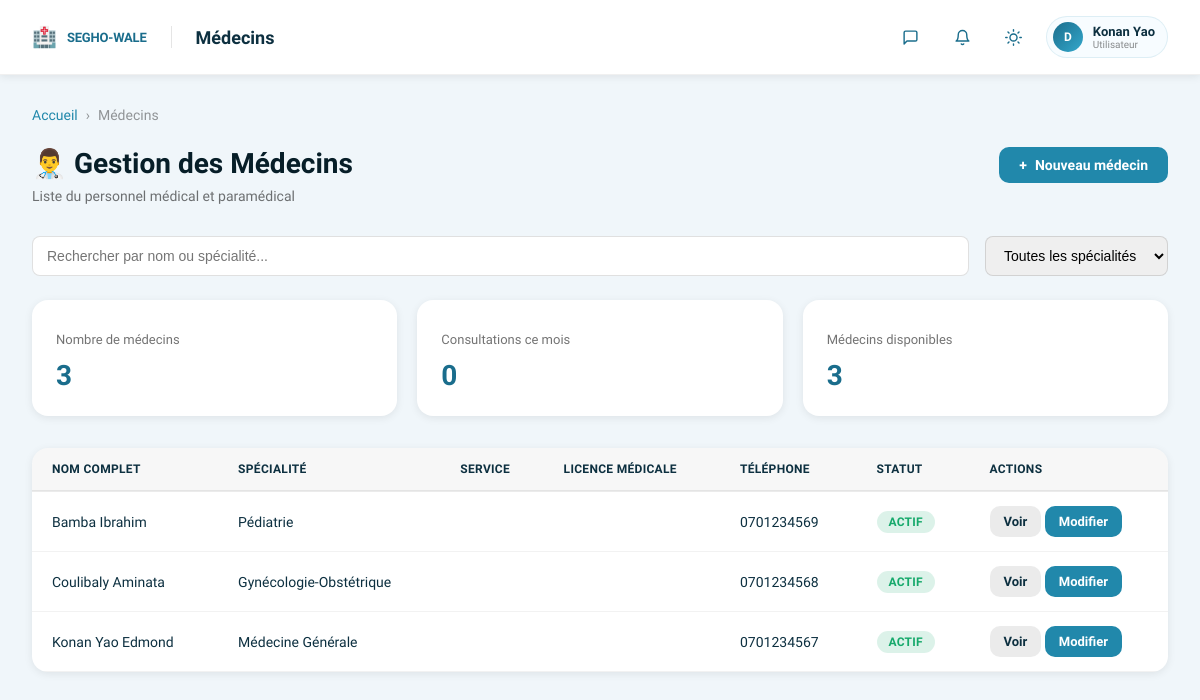
The app's page /medecins/ (signed in) with its own data.
### medecins/models.py (models this page shows, shortened)
class Medecin(models.Model):
    user = models.OneToOneField(User, on_delete=models.SET_NULL, null=True, blank=True)
    matricule = models.CharField(max_length=20, unique=True)
    nom = models.CharField(max_length=100)
    prenoms = models.CharField(max_length=200)
    specialite = models.ForeignKey(Specialite, on_delete=models.SET_NULL, null=True)
    telephone = models.CharField(max_length=20)
    email = models.EmailField(blank=True)
    ordre_medecin = models.CharField(max_length=50, blank=True)
    taux_honoraire = models.DecimalField(max_digits=10, decimal_places=2, default=0)
    actif = models.BooleanField(default=True)
    date_creation = models.DateTimeField(auto_now_add=True)
    class Meta:
        verbose_name = "Médecin"
        ordering = ['nom']

class Specialite(models.Model):
    nom = models.CharField(max_length=100)
    code = models.CharField(max_length=20, unique=True)
    description = models.TextField(blank=True)
    def __str__(self): return self.nom
    class Meta: verbose_name = "Spécialité"

### core/views.py (the view)
# urls.py: path('medecins/', views.medecins_list, name='medecins_list'),
@login_required(login_url='login')
def medecins_list(request):
    from medecins.models import Medecin
    from django.core.paginator import Paginator
    medecins = Medecin.objects.all().order_by('nom')
    paginator = Paginator(medecins, 25)
    page_number = request.GET.get('page')
    page_obj = paginator.get_page(page_number)
    stats = {'total': Medecin.objects.count(), 'consultations_mois': 0, 'disponibles': Medecin.objects.count()}
    breadcrumb = [{'title': 'Accueil', 'url': '/'}, {'title': 'Médecins'}]
    return render(request, 'medecins/list.html', {'page_obj': page_obj, 'stats': stats, 'breadcrumb': breadcrumb})

### modules_permissions/context_processors.py (called while the page is built)
def user_modules(request):
    if not request.user.is_authenticated:
        return {'user_modules': [], 'user_module_codes': set()}
    modules = get_user_modules(request.user)
    codes = set(modules.values_list('code', flat=True))
    return {
        'user_modules': modules,
        'user_module_codes': codes,
    }

### modules_permissions/models.py (called while the page is built)
def get_user_modules(user):
    if user.is_superuser:
        return Module.objects.filter(is_active=True)
    group_module_ids = set(
        GroupModule.objects.filter(group__in=user.groups.all())
        .values_list('module_id', flat=True)
    )
    grants = set(
        UserModuleOverride.objects.filter(user=user, override_type='grant')
        .values_list('module_id', flat=True)
    )
    revokes = set(
        UserModuleOverride.objects.filter(user=user, override_type='revoke')
        .values_list('module_id', flat=True)
    )
    allowed_ids = (group_module_ids | grants) - revokes
    return Module.objects.filter(id__in=allowed_ids, is_active=True).order_by('order', 'name')

### templates/medecins/list.html (shortened to what this page needs)
{% extends 'medecins/base.html' %}
{% block content %}
<div class="page-header">
    <div class="page-header-left">
        <h1>👨‍⚕️ Gestion des Médecins</h1>
        <p>Liste du personnel médical et paramédical</p>
    </div>
    <div class="page-header-right">
        <a href="/admin/medecins/medecin/add/" class="btn btn-primary">
            <span>+</span> Nouveau médecin
        </a>
    </div>
</div>
<div style="display: flex; gap: 16px; margin-bottom: 24px;">
    <input type="text" placeholder="Rechercher par nom ou spécialité..." style="flex: 1; padding: 10px 14px; border: 1px solid rgba(0,0,0,0.12); border-radius: 8px; font-size: 14px;">
    <select style="padding: 10px 14px; border: 1px solid rgba(0,0,0,0.12); border-radius: 8px; font-size: 14px;">
        <option>Toutes les spécialités</option>
    </select>
</div>
<div class="grid">
    <div class="card">
        <p class="card-meta">Nombre de médecins</p>
        <div class="card-stat">{{ stats.total }}</div>
    </div>
    <div class="card">
        <p class="card-meta">Consultations ce mois</p>
        <div class="card-stat">{{ stats.consultations_mois }}</div>
    </div>
    <div class="card">
        <p class="card-meta">Médecins disponibles</p>
        <div class="card-stat">{{ stats.disponibles }}</div>
    </div>
</div>
<div class="table-container">
    <table>
        <thead>
            <tr>
                <th>Nom Complet</th>
                <th>Spécialité</th>
                <th>Service</th>
                <th>Licence Médicale</th>
                <th>Téléphone</th>
                <th>Statut</th>
                <th>Actions</th>
            </tr>
        </thead>
        <tbody>
            {% for medecin in page_obj %}
            <tr>
                <td>{{ medecin.nom }} {{ medecin.prenoms }}</td>
                <td>{{ medecin.specialite }}</td>
                <td>{{ medecin.service }}</td>
                <td>{{ medecin.numero_ordre }}</td>
                <td>{{ medecin.telephone }}</td>
                <td>
                    <span class="badge badge-success">Actif</span>
                </td>
                <td>
                    <a href="/admin/medecins/medecin/{{ medecin.id }}/change/" class="btn btn-secondary btn-small">Voir</a>
                    <a href="/admin/medecins/medecin/{{ medecin.id }}/change/" class="btn btn-primary btn-small">Modifier</a>
                </td>
            </tr>
            {% empty %}
            <tr>
                <td colspan="7" style="text-align: center; padding: 40px; color: rgba(0,0,0,0.4);">
                    Aucun médecin enregistré
                </td>
            </tr>
            {% endfor %}
        </tbody>
    </table>
</div>
{% endblock %}

### templates/base.html (shortened to what this page needs)
<!DOCTYPE html>
<html lang="fr">
<head>
</head>
<body>
    <div class="main">
        <div class="topbar">
        <div class="topbar-left">
            <a href="/" style="text-decoration:none;display:flex;align-items:center;gap:10px;flex-shrink:0;">
                <span style="font-size:20px;">🏥</span>
                <span style="font-size:13px;font-weight:800;color:var(--teal-600);letter-spacing:-0.2px;">SEGHO-WALE</span>
            </a>
            <div class="topbar-title">{% block topbar_title %}{% endblock %}</div>
        </div>
        <div class="topbar-right">
            <button class="icon-btn" title="Messagerie">
                <svg width="17" height="17" viewBox="0 0 24 24" fill="none" stroke="currentColor" stroke-width="2" stroke-linecap="round" stroke-linejoin="round">
                    <path d="M21 15a2 2 0 0 1-2 2H7l-4 4V5a2 2 0 0 1 2-2h14a2 2 0 0 1 2 2z"/>
                </svg>
            </button>
            <button class="icon-btn" title="Notifications">
                <svg width="17" height="17" viewBox="0 0 24 24" fill="none" stroke="currentColor" stroke-width="2" stroke-linecap="round" stroke-linejoin="round">
                    <path d="M18 8A6 6 0 0 0 6 8c0 7-3 9-3 9h18s-3-2-3-9"/>
                    <path d="M13.73 21a2 2 0 0 1-3.46 0"/>
                </svg>
            </button>
            <button class="theme-toggle" id="theme-toggle" title="Thème sombre / clair">
            </button>
            {% if user.is_authenticated %}
            <div class="user-chip">
                <div class="user-avatar">{{ user.username|first|upper }}</div>
                <div class="user-info">
                    <div class="uname">{{ user.get_full_name|default:user.username }}</div>
                    <div class="urole">{% if user.is_superuser %}Administrateur{% elif user.is_staff %}Staff{% else %}Utilisateur{% endif %}</div>
                </div>
            </div>
            {% endif %}
        </div>
    </div>
        <div class="content">
            {% block breadcrumb %}{% endblock %}
            {% block content %}{% endblock %}
        </div>
    </div>
</body>
</html>

### templates/base.html (style rules this page uses)
*, *::before, *::after { margin:0; padding:0; box-sizing:border-box; }
:root { --teal-950: #071e28; --teal-900: #0d3040; --teal-800: #0f4358; --teal-700: #145770; --teal-600: #1a6d8c; --teal-500: #2188ab; --teal-400: #34a8cc; --teal-300: #6ecae3; --teal-200: #aae1f2; --teal-100: #d6f3fb; --teal-50: #eef9fd; --green: #16a96b; --amber: #e89a1a; --rose: #e84545; --violet: #7b57c2; --coral: #e66144; --sky: #2d99db; --radius: 16px; --shadow-sm: 0 2px 8px rgba(0,0,0,0.08); --shadow-md: 0 4px 16px rgba(0,0,0,0.1); --shadow-lg: 0 8px 32px rgba(0,0,0,0.15); }
html { font-size: 16px; }
body { font-family: 'Sora', sans-serif; background: #f0f6fa; color: var(--teal-900); min-height: 100vh; display: flex; }
.main { flex: 1; margin-left: 0; display: flex; flex-direction: column; min-height: 100vh; }
.topbar { background: #fff; border-bottom: 1px solid rgba(0,0,0,0.06); padding: 16px 32px; display: flex; align-items: center; justify-content: space-between; box-shadow: var(--shadow-sm); }
.topbar-left { display: flex; align-items: center; gap: 20px; }
.topbar-title { font-size: 18px; font-weight: 700; color: var(--teal-900); }
.topbar-right { display: flex; align-items: center; gap: 16px; }
.icon-btn { width: 36px; height: 36px; border-radius: 10px; border: none; background: transparent; color: var(--teal-600); display: flex; align-items: center; justify-content: center; cursor: pointer; transition: all 0.15s; position: relative; flex-shrink: 0; }
.user-chip { display: flex; align-items: center; gap: 10px; background: #f7fcff; border: 1px solid rgba(33,136,171,0.12); border-radius: 30px; padding: 5px 12px 5px 6px; }
.user-avatar { width: 30px; height: 30px; border-radius: 50%; flex-shrink: 0; background: linear-gradient(135deg, var(--teal-600), var(--teal-400)); display: flex; align-items: center; justify-content: center; font-size: 12px; font-weight: 800; color: #fff; }
.user-info .uname { font-size: 13px; font-weight: 600; color: var(--teal-900); line-height:1.2; }
.user-info .urole { font-size: 10px; color: rgba(0,0,0,0.45); }
.content { flex: 1; padding: 32px; overflow-y: auto; }
.page-header { display: flex; justify-content: space-between; align-items: flex-start; margin-bottom: 32px; gap: 20px; }
.page-header-left h1 { font-size: 28px; font-weight: 800; color: var(--teal-950); margin-bottom: 8px; }
.page-header-left p { color: rgba(0,0,0,0.55); font-size: 14px; }
.page-header-right { display: flex; gap: 12px; }
.btn { display: inline-flex; align-items: center; gap: 8px; padding: 10px 20px; border: none; border-radius: 10px; font-size: 14px; font-weight: 600; cursor: pointer; transition: all 0.2s; text-decoration: none; }
.btn-primary { background: var(--teal-500); color: #fff; }
.btn-secondary { background: rgba(0,0,0,0.08); color: var(--teal-900); }
.btn-small { padding: 8px 14px; font-size: 13px; }
.grid { display: grid; grid-template-columns: repeat(auto-fit, minmax(280px, 1fr)); gap: 20px; margin-bottom: 32px; }
.card { background: #fff; border-radius: var(--radius); padding: 24px; box-shadow: var(--shadow-sm); transition: box-shadow 0.2s; }
.card-meta { font-size: 13px; color: rgba(0,0,0,0.55); margin-top: 8px; }
.card-stat { font-size: 28px; font-weight: 800; color: var(--teal-600); margin-top: 12px; }
.table-container { background: #fff; border-radius: var(--radius); overflow: hidden; box-shadow: var(--shadow-sm); }
table { width: 100%; border-collapse: collapse; }
thead { background: rgba(0,0,0,0.03); border-bottom: 2px solid rgba(0,0,0,0.08); }
th { padding: 14px 20px; text-align: left; font-size: 12px; font-weight: 700; text-transform: uppercase; color: var(--teal-900); letter-spacing: 0.3px; }
td { padding: 14px 20px; border-bottom: 1px solid rgba(0,0,0,0.05); font-size: 14px; }
.badge { display: inline-block; padding: 4px 12px; border-radius: 20px; font-size: 12px; font-weight: 600; text-transform: uppercase; letter-spacing: 0.2px; }
.badge-success { background: rgba(22,169,107,0.15); color: var(--green); }
.theme-toggle { background: none; border: none; color: var(--teal-600); cursor: pointer; font-size: 18px; padding: 4px 8px; border-radius: 8px; transition: all 0.15s; display: flex; align-items: center; }
.theme-toggle .icon-sun { display:block; }

### records on screen
Medecin: nom "Bamba", prenoms "Ibrahim", specialite "Pédiatrie", telephone "0701234569"
Medecin: nom "Coulibaly", prenoms "Aminata", specialite "Gynécologie-Obstétrique", telephone "0701234568"
Medecin: nom "Konan", prenoms "Yao Edmond", specialite "Médecine Générale", telephone "0701234567"

### other values on screen
{{ user.username|first|upper }} "D"
{{ user.get_full_name|default:user.username }} "Konan Yao"
{{ item.title }} "Accueil"
{{ item.title }} "Médecins"
{{ stats.total }} "3"
{{ stats.consultations_mois }} "0"
{{ stats.disponibles }} "3"
